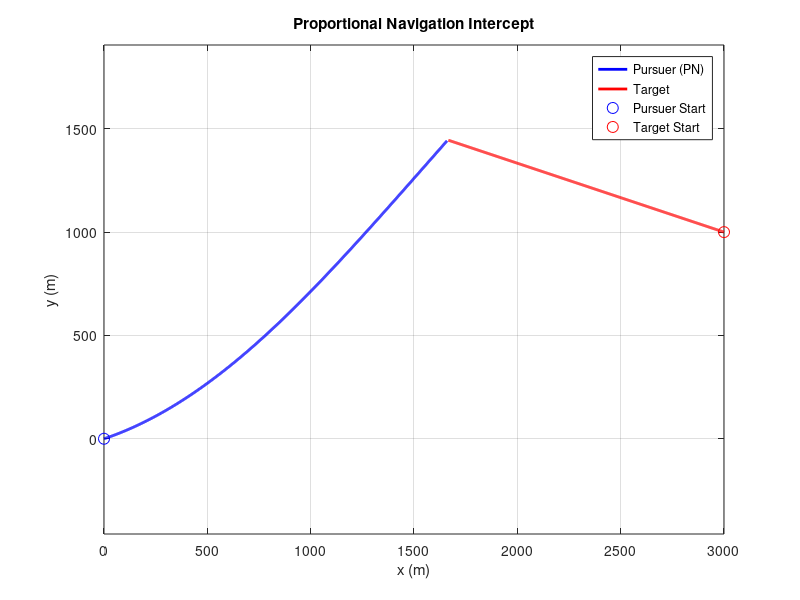
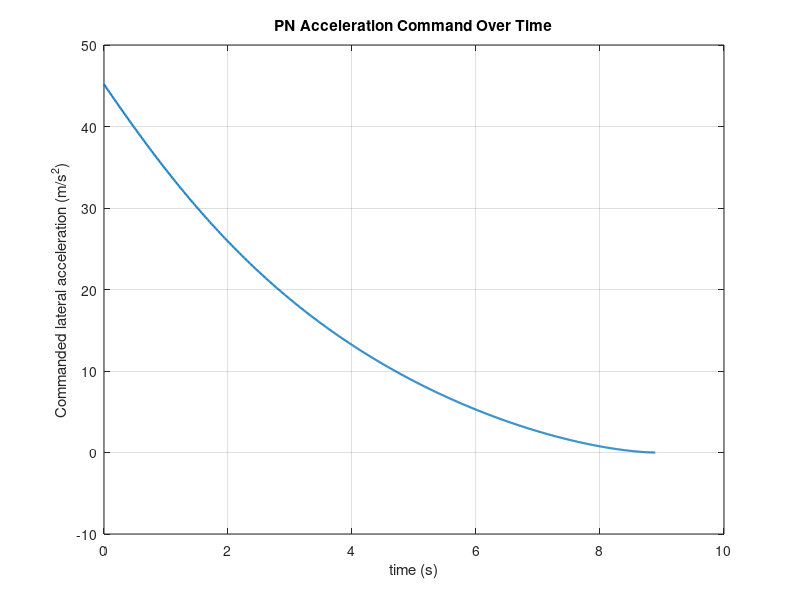

The MATLAB source for these figures, in order:
% proportional_navigation.m

% Time settings
dt = 0.01;
t_max = 20;
t = 0:dt:t_max;
N = length(t);

% Navigation constant
Nav = 4;

% Pursuer initial conditions
pursuer_pos = zeros(2, N);
pursuer_pos(:,1) = [0; 0];
pursuer_speed = 250; % m/s

% Initial pursuer velocity direction (roughly toward target)
initial_los = [3000; 1000] - [0; 0];
pursuer_heading = atan2(initial_los(2), initial_los(1));
pursuer_vel = pursuer_speed * [cos(pursuer_heading); sin(pursuer_heading)];

% Target initial conditions
target_pos = zeros(2, N);
target_pos(:,1) = [3000; 1000];
target_vel = [-150; 50];

% Storage for LOS angle and acceleration command
los_angle = zeros(1, N);
los_angle(1) = atan2(initial_los(2), initial_los(1));
accel_cmd = zeros(1, N);

% Simulation loop
for k = 1:N-1

    % Relative position and velocity
    rel_pos = target_pos(:,k) - pursuer_pos(:,k);
    rel_vel = target_vel - pursuer_vel;

    range = norm(rel_pos);

    % Current LOS angle
    los_angle(k) = atan2(rel_pos(2), rel_pos(1));

    % LOS rate using the standard PN formula:
    % lambda_dot = (rel_pos x rel_vel) / |rel_pos|^2
    % This is the 2D cross product (scalar)
    los_rate = (rel_pos(1)*rel_vel(2) - rel_pos(2)*rel_vel(1)) / (range^2);

    % Closing velocity = negative rate of change of range
    closing_vel = -dot(rel_pos, rel_vel) / range;

    % PN acceleration command (perpendicular to current pursuer heading)
    a_cmd = Nav * closing_vel * los_rate;
    accel_cmd(k) = a_cmd;

    % Apply acceleration perpendicular to velocity direction
    vel_dir = pursuer_vel / norm(pursuer_vel);
    perp_dir = [-vel_dir(2); vel_dir(1)]; % 90 degree rotation

    pursuer_vel = pursuer_vel + a_cmd * perp_dir * dt;

    % Maintain constant speed (renormalize)
    pursuer_vel = pursuer_speed * pursuer_vel / norm(pursuer_vel);

    % Update positions
    pursuer_pos(:,k+1) = pursuer_pos(:,k) + pursuer_vel * dt;
    target_pos(:,k+1) = target_pos(:,k) + target_vel * dt;

    % Check for intercept
    if range < 10
        fprintf('PN Intercept at t = %.2f s, range = %.2f m\n', t(k), range);
        break;
    end
end

% Plot trajectory
figure;
plot(pursuer_pos(1,1:k), pursuer_pos(2,1:k), 'b', 'LineWidth', 2);
hold on;
plot(target_pos(1,1:k), target_pos(2,1:k), 'r', 'LineWidth', 2);
plot(pursuer_pos(1,1), pursuer_pos(2,1), 'bo', 'MarkerSize', 8);
plot(target_pos(1,1), target_pos(2,1), 'ro', 'MarkerSize', 8);
legend('Pursuer (PN)', 'Target', 'Pursuer Start', 'Target Start');
grid on; axis equal;
xlabel('x (m)'); ylabel('y (m)');
title('Proportional Navigation Intercept');

% Plot acceleration command over time
figure;
plot(t(1:k), accel_cmd(1:k), 'LineWidth', 1.5);
grid on;
xlabel('time (s)');
ylabel('Commanded lateral acceleration (m/s^2)');
title('PN Acceleration Command Over Time');
